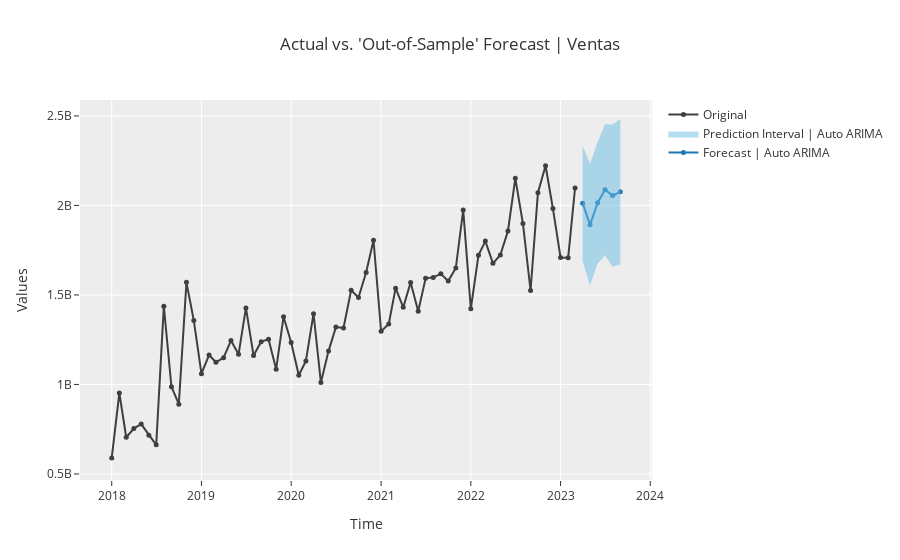

Notebook cell for this chart:
### Code cell
pd.options.display.float_format = '{:,.0f}'.format
# final_model = setup_suavizado.finalize_model(top_models[0])
# print(setup_suavizado.predict_model(final_model))
# setup_suavizado.plot_model(final_model)

final_model = setup_ventas.finalize_model(top_models[0])
print(setup_ventas.predict_model(final_model))
setup_ventas.plot_model(final_model)
